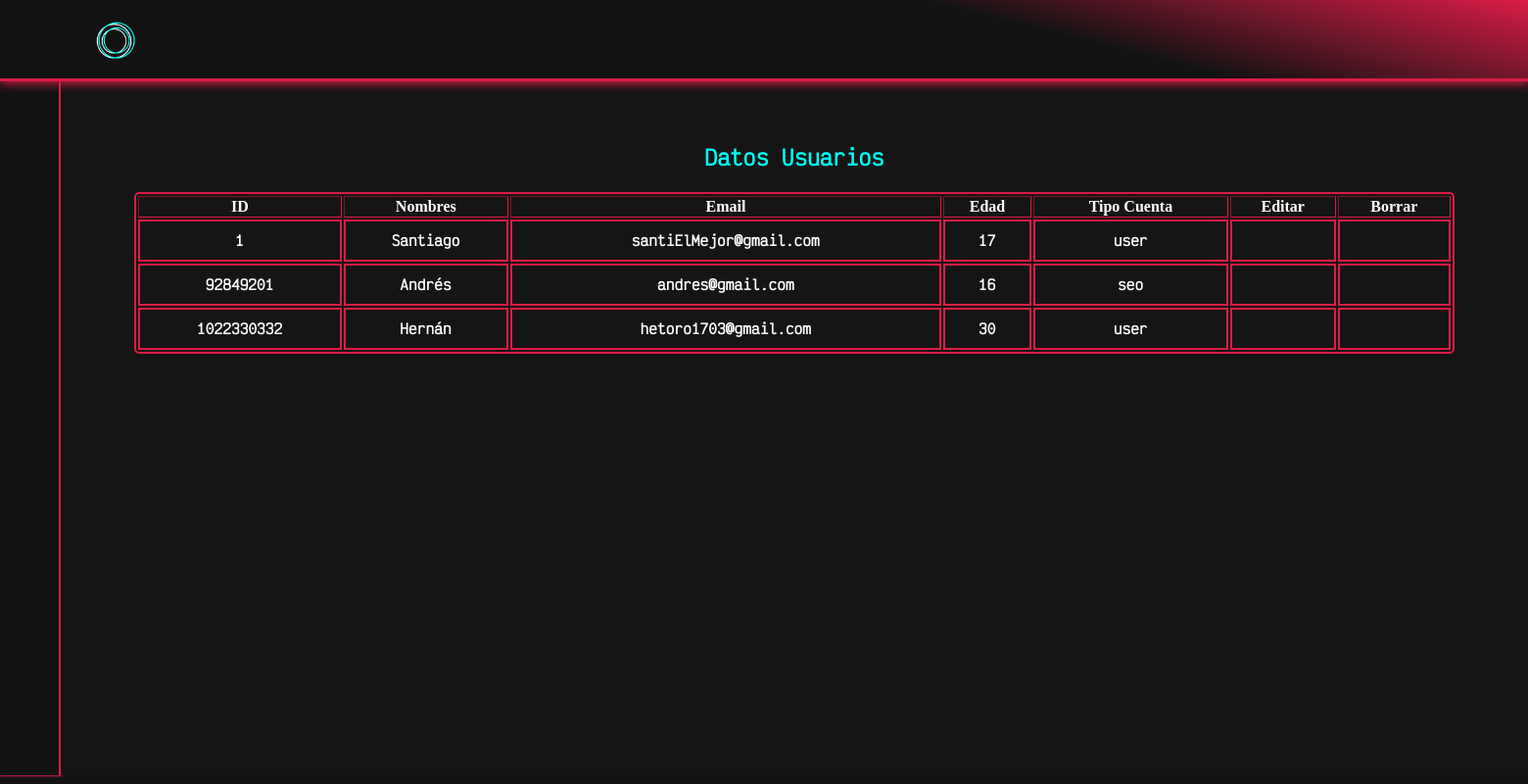
Before: /queryUser.php with the older database file.
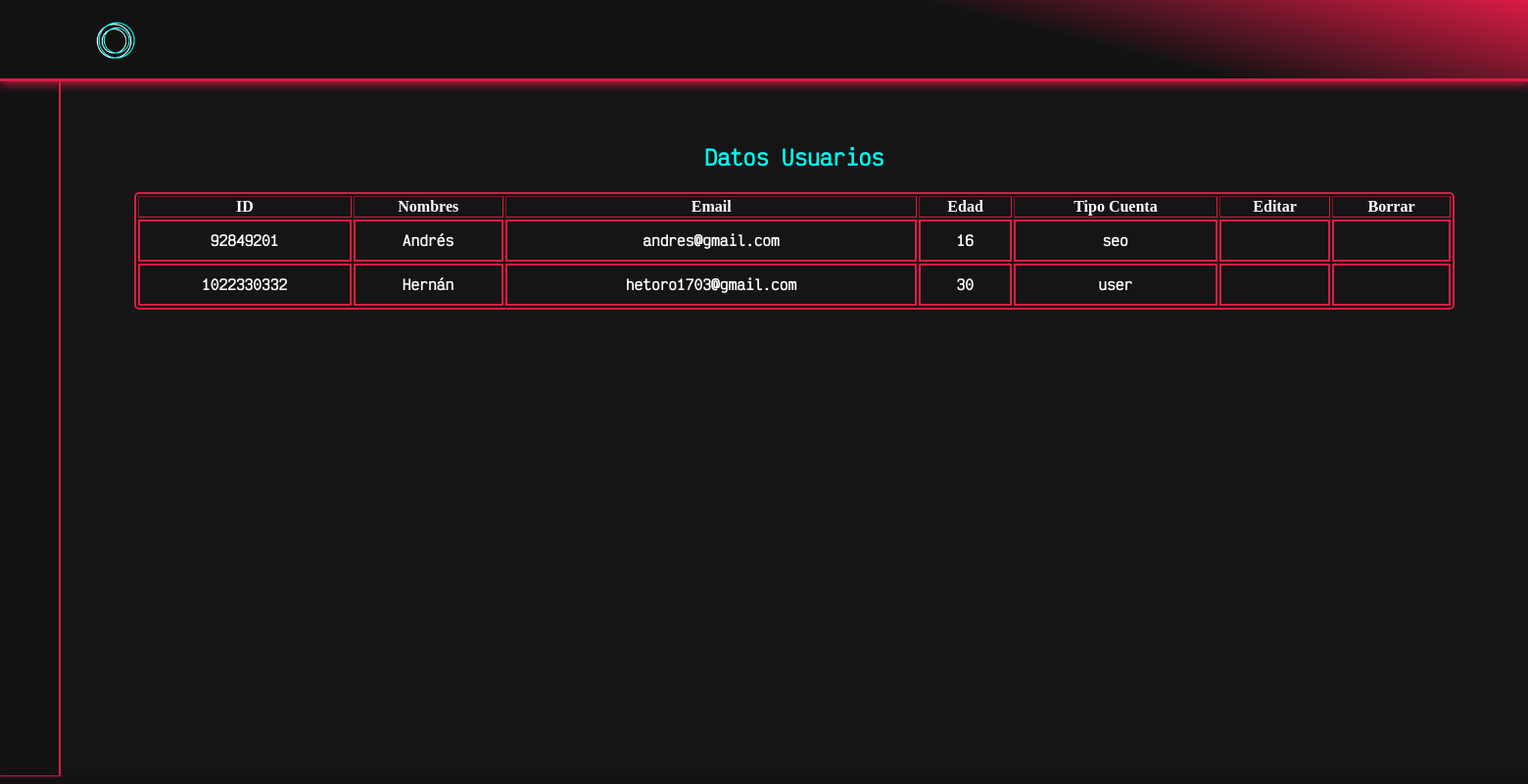
After: the same page with the newer database file.
### tables this page shows
CREATE TABLE `users` (
  `ID_User` int(11) NOT NULL,
  `Name_user` varchar(100) DEFAULT NULL,
  `Last_name` varchar(100) DEFAULT NULL,
  `User_password` varchar(15) DEFAULT NULL,
  `Email` varchar(100) DEFAULT NULL,
  `Address_user` varchar(100) DEFAULT NULL,
  `Age` int(11) DEFAULT NULL,
  `account_type` varchar(100) DEFAULT NULL
);

### src/PHP/crud_people.php (called while the page is built, shortened)
<?php
	class CrudPersona{
		public function mostrar(){
			$db=Db::conectar();
			$listaPersona=[];
			$select=$db->query('SELECT * FROM users');
			foreach($select->fetchAll() as $persona){
				$myPersona= new Persona();
				$myPersona->setId($persona['ID_User']);
				$myPersona->setNombre($persona['Name_user']);
				$myPersona->setEmail($persona['Email']);
				$myPersona->setTypeAccount($persona['account_type']);
				$myPersona->setAge($persona['Age']);
				$listaPersona[]=$myPersona;
			}
			return $listaPersona;
		}
	}

### src/PHP/people.php (called while the page is built, shortened)
<?php
	class Persona{
		private $id;
		private $nombre;
		private $email;
		private $age;
		private $typeAccount;
        public function getId(){
			return $this->id;
		}
		public function getNombre(){
		return $this->nombre;
		}
        public function getEmail(){
			return $this->email;
		}
		public function getTypeAccount(){
			return $this->typeAccount;
		}
		public function getAge(){
			return $this ->age;
		}
        public function setId($id){
			$this->id = $id;
		}
		public function setNombre($nombre){
			$this->nombre = $nombre;
		}
		public function setEmail($email){
			return $this->email = $email;
		}
		public function setTypeAccount($typeAccount){
			return $this->typeAccount = $typeAccount;
		}
		public function setAge($age){
			return $this ->age = $age;
		}
	}
?>

### queryUser.php (the view, shortened to what this page needs)
<?php
    require_once('./src/PHP/crud_people.php');
    require_once('./src/PHP/people.php');
    $crud= new CrudPersona();
    $listaPersonas=$crud->mostrar();
    include('./src/incluedes/header.php');
?>
<div class="moduleSeo">
    <?php include("./src/incluedes/menu_slide.php"); ?>
    <div class="containerSeo">
        <h2>Datos Usuarios</h2>
        <table border=1 class="table">
            <tr>
                <th>ID</th>
                <th>Nombres</th>
                <th>Email</th>
                <th>Edad</th>
                <th>Tipo Cuenta</th>
                <th>Editar</th>
                <th>Borrar</th>
            </tr>
            <?php
                foreach ($listaPersonas as $persona){?>
                <tr>
                    <td><?php echo $persona->getId() ?></td>
                    <td><?php echo $persona->getNombre() ?></td>
                    <td><?php echo $persona->getEmail() ?></td>
                    <td><?php echo $persona->getAge() ?></td>
                    <td><?php echo $persona->getTypeAccount() ?></td>
                    <td><a href="./actualizar.php?id=<?php echo $persona->getId()?>&accion=editar"><i class="fi-sr-pencil"></i></a></td>
                    <td><a href="./src/PHP/administrar_persona.php?id=<?php echo $persona->getId()?>&accion=borrar"><i class="fi-sr-trash"></i></a></td>
                </tr>
            <?php }?>
        </table>
    </div>
</div>
<?php
    include("./src/incluedes/footer.php")
?>

Changed rows visible on the page:
removed users: ID_User "1", Name_user "Santiago", Email "santiElMejor@gmail.com", Age "17", account_type "user"
